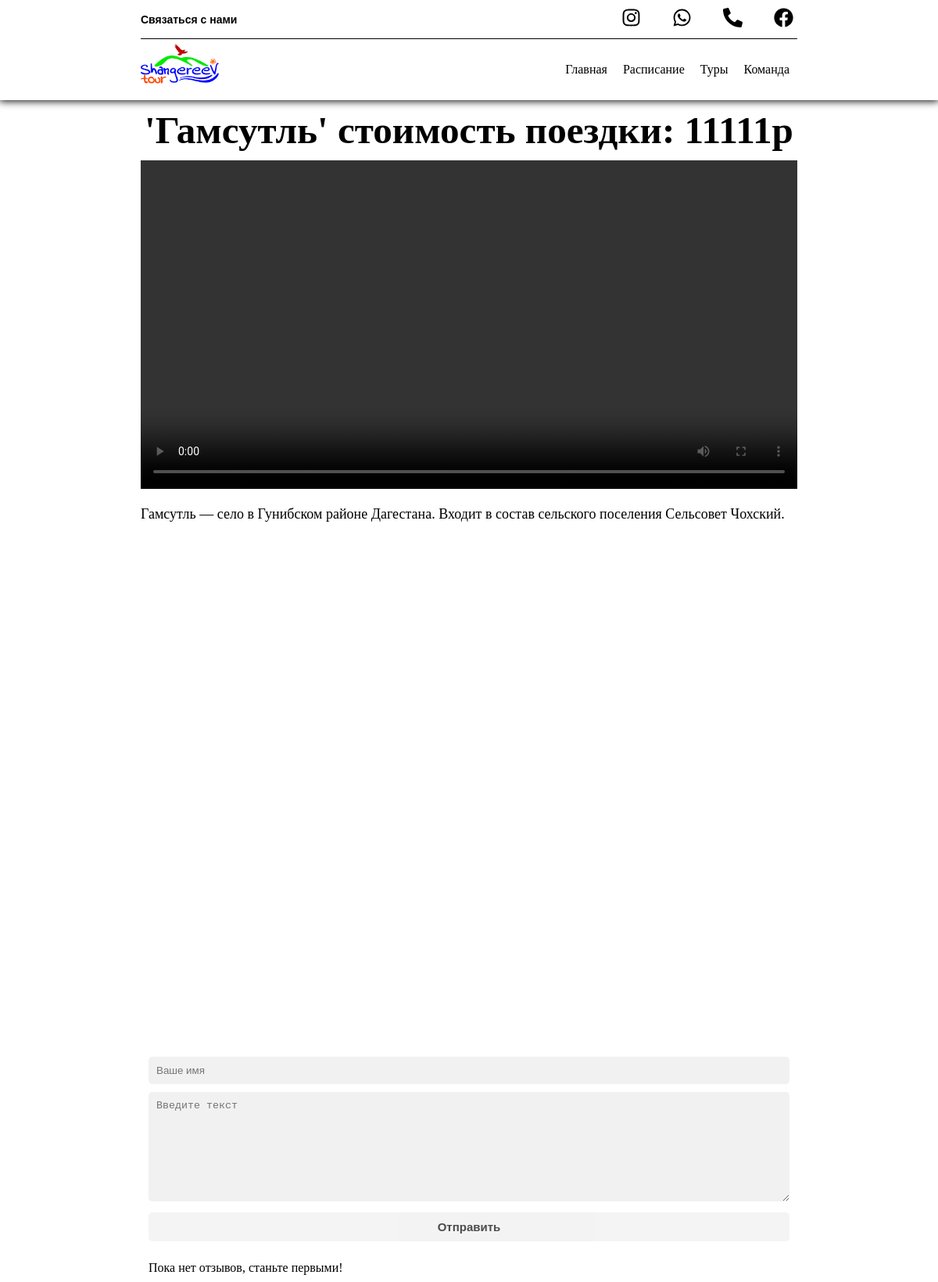
Screenshot of /travel/gamsutl/ with the database file from the repository.
### tours/models.py (models this page shows, shortened)
class Travel(models.Model):
	photo_main = models.ImageField(upload_to='images_travel/')
	video_travel = models.FileField(upload_to='videos_travel/')
	name_travel = models.CharField(max_length=50)
	price_travel = models.IntegerField()
	description_travel = models.TextField()
	url = models.SlugField(max_length=160, unique=True)
	trips = models.ForeignKey(Trips, on_delete = models.CASCADE)
	class Meta:
		ordering = ('name_travel',)

### tours/views.py (the view)
# urls.py: path('travel/<str:slug>/', views.detail_about_travel, name='detail_about_travel'),
def detail_about_travel(request, slug):
	title = "detail_about_travel"
	images = Images.objects.all()
	trips = Trips.objects.all()
	travel = Travel.objects.get(url = slug)
	trips = Trips.objects.all()
	form = ContactUsForm(request.POST)
	if request.method == "POST":
		if form.is_valid():
			form.save()
	comment = travel.comment.order_by('-release_date')
	forms = CommentForm(request.POST)
	if forms.is_valid():
		forms = forms.save(commit=False)
		forms.comment_travel = travel
		forms.save()
		return redirect(detail_about_travel, slug)
	return render(request, 'tours/detail_about_travel.html', locals())

### tours/forms.py
class ContactUsForm(ModelForm):
	class Meta:
		model = ContactUs
		fields = ['name', 'email', 'tel', 'message']

class CommentForm(ModelForm):
	class Meta:
		model = Comment
		fields = ['user_name', 'user_comment']

### tours/templates/tours/detail_about_travel.html (shortened to what this page needs)
{% extends 'tours/base.html' %}
{% block content %}
	<section>
		<div class="container">
			<div class="block_description">
				<h2>'{{travel.name_travel}}' стоимость поездки: {{travel.price_travel}}p</h2>
				<video width="100%" controls="controls" poster="">
					<source src="{{travel.video_travel.url}}">
				</video>
				<p class="travel_p">{{travel.description_travel|linebreaksbr}}</p>
			</div>
			<div class="block_carousel">
				<a class="prev" onclick="minusSlide()">&#10094;</a>
				<a class="next" onclick="plusSlide()">&#10095;</a>
			</div>
			<div class="block_feedback" id="form_feedback">
	            <form method="POST">
	                <input type="text" placeholder="Ваше имя" name="user_name" required>
	                <textarea type="text" placeholder="Введите текст" rows="8" cols="" name="user_comment" required></textarea>
	                <button type="submit" class="button_block_feedback">Отправить</button>
	            </form>
	        </div>
	        <div class="block_comment">
	        		{% if travel.comment.all %}
	        			{% for comments in comment %}
		    	   			<b>Автор:</b> {{comments.user_name}} <em>Дата публикации: {{comments.release_date|date:"d E Y, в H:i:s"}}</em>
							<p>{{comments.user_comment}}</p>
						{% endfor %}
    	   			{% else %}
    	    				Пока нет отзывов, станьте первыми!
    	    		{% endif %}
	        </div>
		</div>
	</section>
{% endblock %}

### static/css/main.css (style rules this page uses)
body { margin: 0; padding: 0; color: black; overflow: scroll; }
p { font-size: 18px; }
a { text-decoration: none; color: black; }
.container { width: 70%; min-width: 768px; margin: 0 auto; }
.block_description h2 { text-align: center; margin: 10px 0; font-size:3vmax; }
.block_carousel { height: 80vh; width: 100%; position: relative; overflow: hidden; }
.prev, .next { cursor: pointer; position: absolute; top: 50%; margin-top: -30px; padding: 10px; color: white; font-weight: bold; font-size: 20px; transition: 0.6s ease; border-radius: 0 3px 3px 0; }
.next { right: 0; border-radius: 3px 0 0 3px; }
.block_feedback { padding:10px; margin-top: 10px; color: white; }
.block_feedback input[type=text], .block_feedback textarea[type=text] { width: 100%; padding: 10px; margin: 5px 0; background: #f1f1f1; border-radius: 5px; border:none; box-sizing: border-box; }
.button_block_feedback { opacity: 0.7; color:black; padding: 10px; margin:5px 0; border: none; cursor: pointer; width: 100%; font-size: 15px; font-weight: bold; border-radius: 5px; }
.block_comment { padding: 10px; }

### rows the page displays
Travel: name_travel "Гамсутль", price_travel "11111", description_travel "Гамсутль — село в Гунибском районе Дагестана. Входит в состав сельского поселения Сельсовет Чохский."
